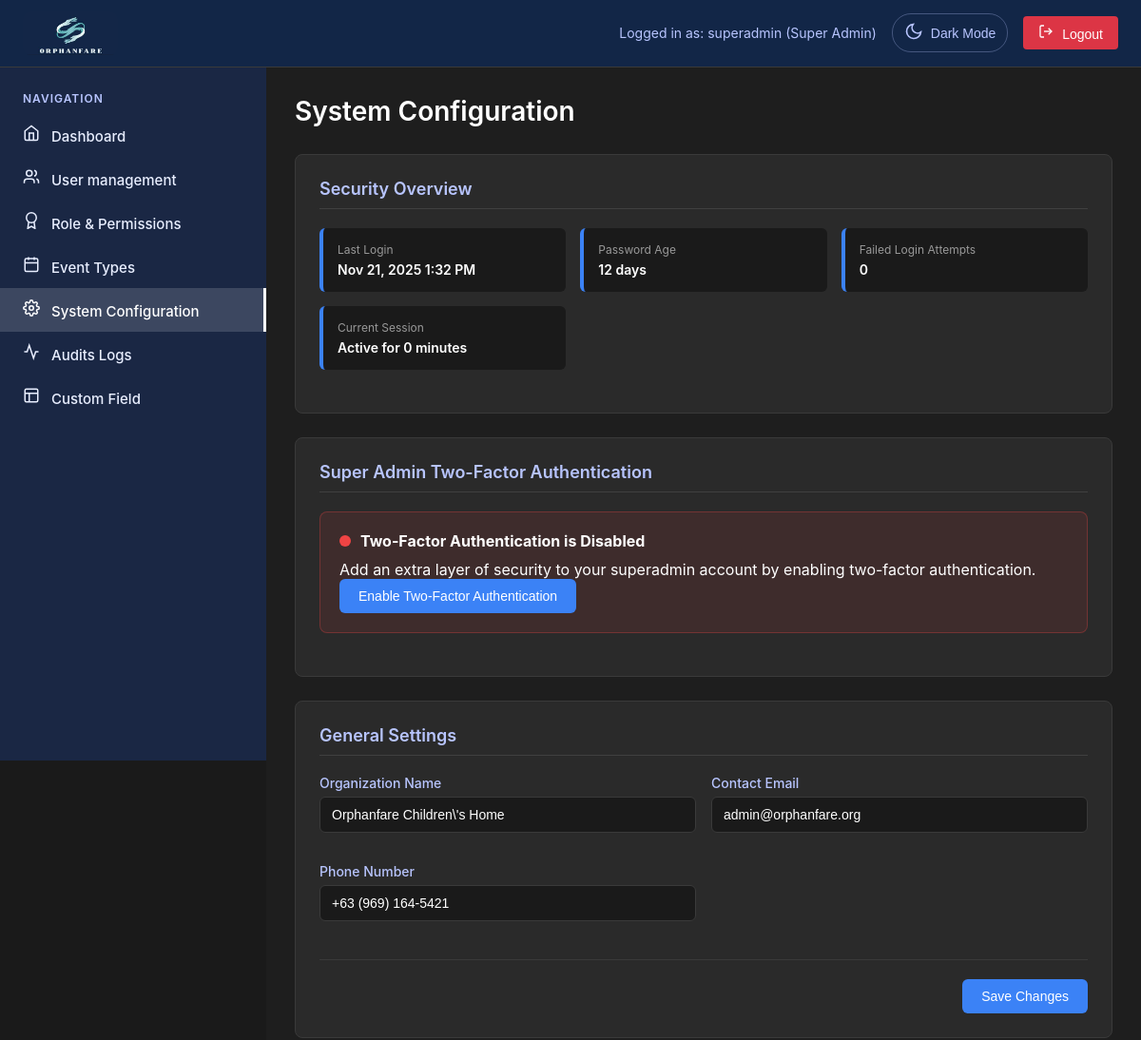
/superadmin/system-configuration.php (signed in, upper part), run on an earlier commit of the app's database.
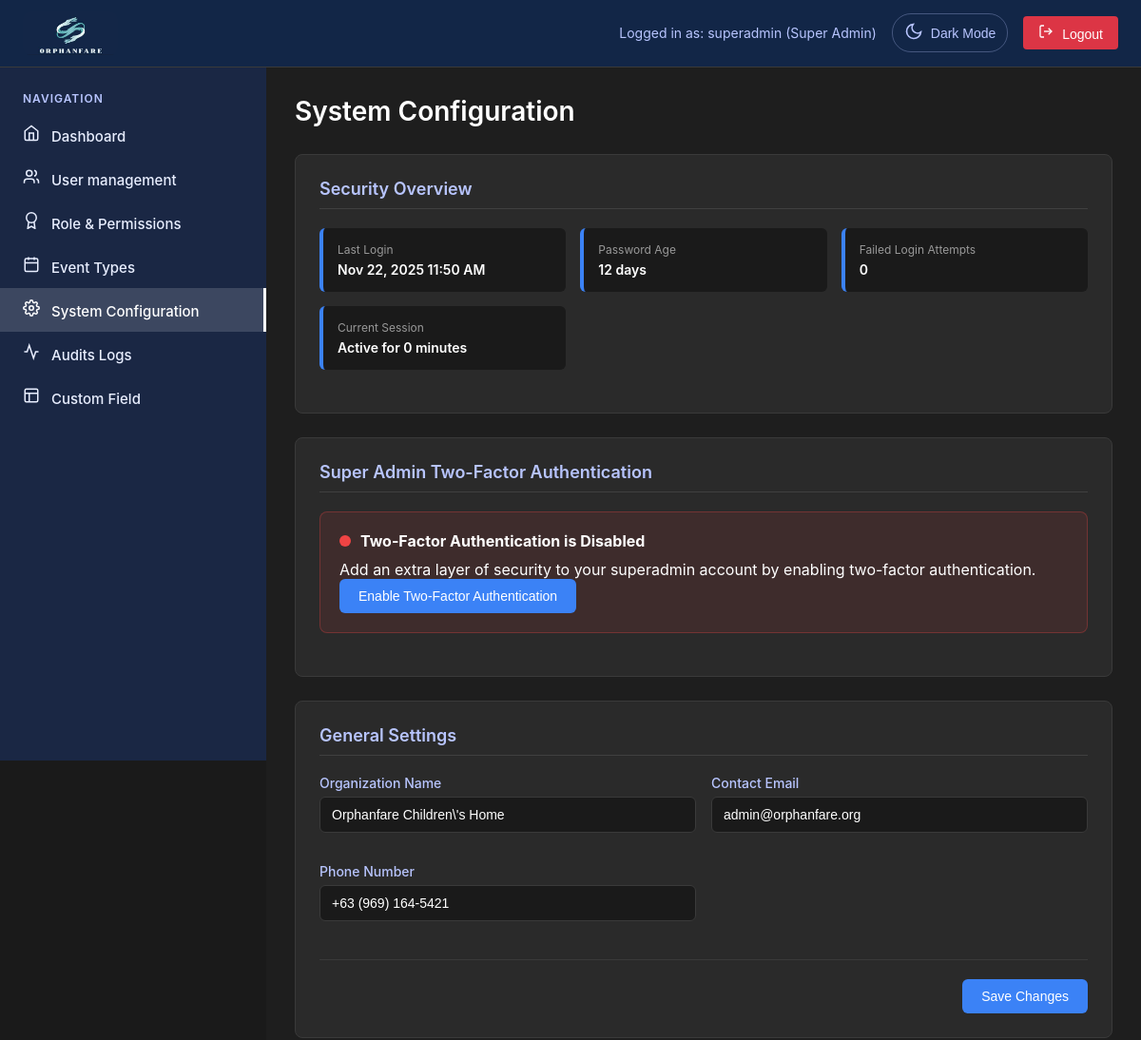
And on a later commit of the database.
### tables this page shows
CREATE TABLE `users` (
  `id` int(11) NOT NULL,
  `username` varchar(50) NOT NULL,
  `email` varchar(100) NOT NULL,
  `password` varchar(255) NOT NULL,
  `role` enum('super_admin','admin','user','Social Worker','Social Welfare Assistant') DEFAULT 'user',
  `status` enum('active','inactive','pending') DEFAULT 'pending',
  `created_at` timestamp NOT NULL DEFAULT current_timestamp(),
  `updated_at` timestamp NOT NULL DEFAULT current_timestamp() ON UPDATE current_timestamp(),
  `two_factor_secret` varchar(32) DEFAULT NULL,
  `two_factor_enabled` tinyint(1) DEFAULT 0,
  `two_factor_verified` tinyint(1) DEFAULT 0,
  `two_factor_backup_codes` text DEFAULT NULL,
  `last_login` timestamp NULL DEFAULT NULL,
  `last_password_change` timestamp NOT NULL DEFAULT current_timestamp(),
  `failed_attempts` int(11) DEFAULT 0,
  `account_locked` tinyint(1) DEFAULT 0,
  `is_active` tinyint(1) DEFAULT 1
);

### superadmin/system-configuration.php (the view, shortened to what the changed rows need)
<?php
require_once 'includes/superheader.php';
    ?>
    <?php
$securityInfo = [
    'failed_attempts' => 0,
    'last_login' => null,
    'last_password_change' => null
];
try {
    $selectColumns = ['username', 'email'];
    $columns = [];
    try {
        $columnStmt = $conn->prepare("SHOW COLUMNS FROM users");
        $columnStmt->execute();
        $result = $columnStmt->get_result();
        while ($row = $result->fetch_assoc()) {
            $columns[] = $row['Field'];
        }
    } catch (Exception $e) {
    }
    if (in_array('failed_attempts', $columns)) $selectColumns[] = 'failed_attempts';
    if (in_array('last_login', $columns)) $selectColumns[] = 'last_login';
    if (in_array('last_password_change', $columns)) $selectColumns[] = 'last_password_change';
    $query = "SELECT " . implode(', ', $selectColumns) . " FROM users WHERE id = ?";
    $stmt = $conn->prepare($query);
    $stmt->bind_param("i", $_SESSION['user_id']);
    $stmt->execute();
    $result = $stmt->get_result();
    $userData = $result->fetch_assoc();
    if ($userData) {
        $securityInfo = array_merge($securityInfo, $userData);
    }
} catch (Exception $e) {
    error_log("Settings security query error: " . $e->getMessage());
}
$passwordAge = 'Unknown';
if (!empty($securityInfo['last_password_change'])) {
    $lastChange = strtotime($securityInfo['last_password_change']);
    $passwordAge = floor((time() - $lastChange) / (60 * 60 * 24)) . ' days';
}
?>
<div class="page-active">
    <div class="page-header">
        <h1 class="page-title">System Configuration</h1>
    </div>
    <div class="registry-section">
        <div class="security-overview">
            <div class="security-item">
                <div class="security-label">Last Login</div>
                <div class="security-value">
                    <?php echo !empty($securityInfo['last_login']) ? date('M j, Y g:i A', strtotime($securityInfo['last_login'])) : 'Not recorded'; ?>
                </div>
            </div>
            <div class="security-item">
                <div class="security-label">Password Age</div>
                <div class="security-value"><?php echo $passwordAge; ?></div>
            </div>
            <div class="security-item">
                <div class="security-label">Failed Login Attempts</div>
                <div class="security-value <?php echo ($securityInfo['failed_attempts'] ?? 0) > 0 ? 'text-warning' : ''; ?>">
                    <?php echo $securityInfo['failed_attempts'] ?? 0; ?>
                </div>
            </div>
        </div>
    </div>
</div>
<?php require_once 'includes/superfooter.php'; ?>

What changed in the data, as far as the page shows it:
changed users: last_login "Nov 21, 2025 1:32 PM" → "Nov 22, 2025 11:50 AM"
